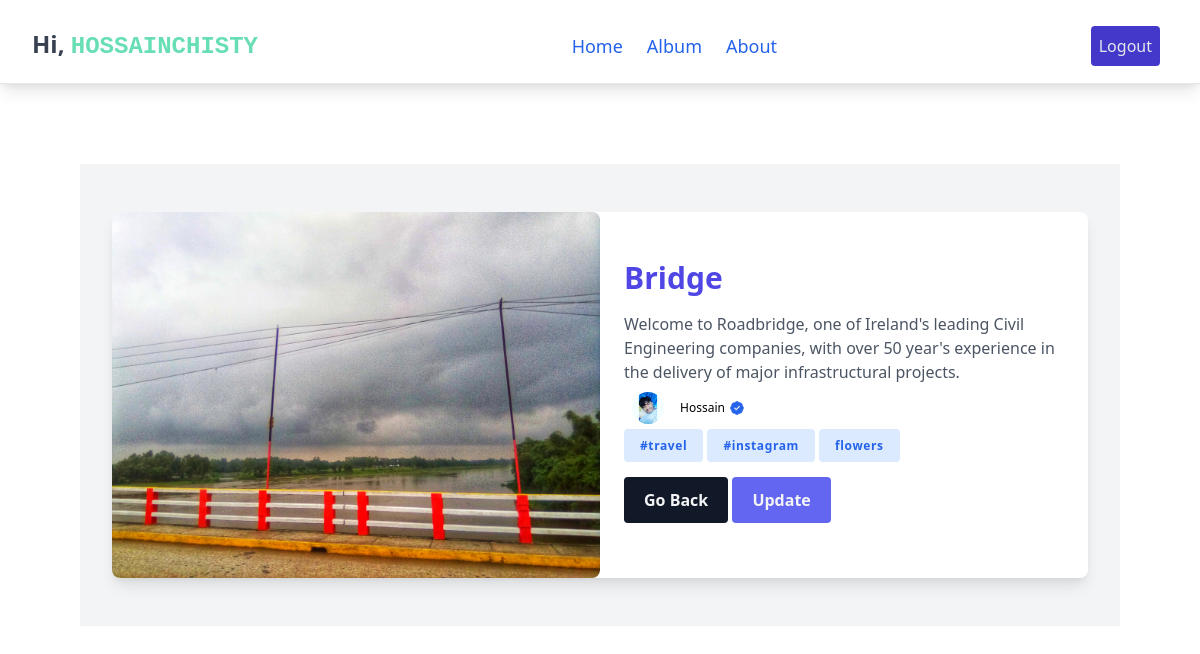
Screenshot of /photo/7 (signed in) with the database file from the repository.
### Album/models.py (models this page shows, shortened)
class Photo(models.Model):
    user = models.ForeignKey(User, null=True,blank=True, on_delete=models.CASCADE)
    category = models.ForeignKey(Category, null=True,blank=True, on_delete=models.SET_NULL)
    hastags = models.ForeignKey(Hastag, null=True,blank=True, on_delete=models.SET_NULL)
    title = models.CharField(max_length=500, null=False,blank=False)
    image = models.ImageField(blank=False,null=False)
    description = models.TextField()
    created_at = models.DateTimeField(auto_now_add=True)
    class Meta:
        ordering = ('-id',)

class Profile(models.Model):
    user = models.OneToOneField(User, null=True,blank=True, on_delete=models.CASCADE)
    full_name = models.CharField(max_length=255, blank=True,null=True)
    image = models.ImageField(default='profile.png')
    bio = models.TextField()
    joind_date = models.DateTimeField(auto_now_add=True)

class Hastag(models.Model):
    tags = models.CharField(max_length=200, null=True,blank=True)

### Album/views.py (the view)
# urls.py: path('photo/<int:pk>',views.photo, name="photo"),
@login_required(login_url='login')
def photo(request, pk):
    photo = Photo.objects.get(id=pk)
    tags = Hastag.objects.all()
    profiles = Profile.objects.all()
    context = { 'photos':photo,
                'hastags':tags,
                'profile':profiles}
    return render(request,'album.html', context)

### Album/templates/album.html (shortened to what this page needs)
<!DOCTYPE html>
<html lang="en">
{% load static %}
<head>
    <link href="https://cdn.jsdelivr.net/npm/tailwindcss/dist/tailwind.min.css" rel="stylesheet">
    <link rel="stylesheet" href="{% static 'css/main.css' %}">
</head>
<body>
    {% include 'navbar.html' %}
    <div class="blogs__wraper  py-20 px-20">
        <div class="flex justify-between items-center">
            <div class="bg-gray-100 lg:py-12 lg:flex lg:justify-center">
                <div class="bg-white lg:mx-8 lg:flex lg:max-w-5xl lg:shadow-lg lg:rounded-lg">
                    <div class="lg:w-1/2">
                        <div class="h-64 bg-cover  lg:h-full">
                            <img class="lg:rounded-lg" src="{{ photos.image.url  }}" alt="" srcset="">
                        </div>
                    </div>
                    <div class="py-12 px-6 max-w-xl lg:max-w-5xl lg:w-1/2">
                        <h2 class="text-3xl text-gray-800 font-bold">
                        <span class="text-indigo-600">{{ photos.title | title }}</span></h2>
                        <p class="mt-4 text-gray-600">{{ photos.description }}</p>
                        {% for accounts in profile %}
                        <div class="inline-flex items-center">
                            <a class="flex items-center no-underline hover:underline text-black" href="{% url 'profile' %}">
                                <img alt="Author" class="inline object-cover w-8 h-8 rounded-full m-2"
                                    src="{{ accounts.image.url }}">
                                <div class="ml-2 inline-flex items-center">
                                    <span class="capitalize font-base text-xs my-1 mr-1">{{ accounts.full_name }}</span>
                                </div>
                            </a>
                        </div>
                        {% endfor %}
                        <br>
                        {% for items in hastags %}
                        <span class="bg-blue-100 px-4 py-2 text-xs font-semibold tracking-wider text-blue-600 rounded hover:bg-blue-200 focus:outline-none focus:ring-2 focus:ring-blue-500 focus:ring-offset-2"><a href="">{{ items.tags | lower }}</a></span>
                        {% endfor %}
                <div class="mt-8">
                    <a href="{% url 'home' %}"
                        class="bg-gray-900 text-gray-100 px-5 py-3 font-semibold rounded">Go Back</a>
                    <a href="{% url 'edit' photos.pk %}"
                       class="bg-indigo-500 text-gray-100 px-5 py-3 font-semibold rounded">Update</a>
                </div>
                    </div>
                </div>
            </div>
        </div>
    </div>
</body>
</html>

### Album/templates/navbar.html (shortened to what this page needs)
     <nav id="header" class="w-full z-30 top-10 py-1 bg-white shadow-lg border-b mt-2">
        <div class="w-full flex items-center justify-between mt-0 px-6 py-2">
            <div class="hidden md:flex md:items-center md:w-auto w-full order-3 md:order-1" id="menu">
                <nav>
                    <ul class="md:flex items-center justify-between text-base text-blue-600 pt-4 md:pt-0">
                        <li><a class="inline-block no-underline hover:text-black font-medium text-lg py-2 px-4 lg:-ml-2"
                                href="index.html">Home</a></li>
                        <li><a class="inline-block no-underline hover:text-black font-medium text-lg py-2 px-4 lg:-ml-2"
                                href="album.html">Album</a></li>
                        <li><a class="inline-block no-underline hover:text-black font-medium text-lg py-2 px-4 lg:-ml-2"
                                href="#">About</a></li>
                    </ul>
                </nav>
            </div>
              {% if request.user.is_authenticated %}
              <div class="order-2 md:order-3 flex flex-wrap  justify-end mr-0 md:mr-4" id="nav-content">
              <button class="bg-indigo-700 text-gray-200 p-2 rounded hover:bg-indigo-500 hover:text-gray-100"><a href="{% url 'logout' %}">Logout</a></button>
              </div>
                <p class="text-gray-700 p-2 text-right text-2xl font-bold">Hi, <samp class="text-opacity-75 text-green-400 font-bold uppercase">
                <a href="{% url 'profile' %}">{{ user.username }}</a></samp></p>
               {% endif %}
        </div>
    </nav>

### rows the page displays
Photo: image (picture), title "Bridge", description "Welcome to Roadbridge, one of Ireland's leading Civil Engineering companies, with over 50 year's experience in the delivery of major infrastructural projects."
Profile: image (picture), full_name "Hossain"
Hastag: tags "#travel"
Hastag: tags "#instagram"
Hastag: tags "flowers"

### other values shown
{{ user.username }} "HOSSAINCHISTY"
